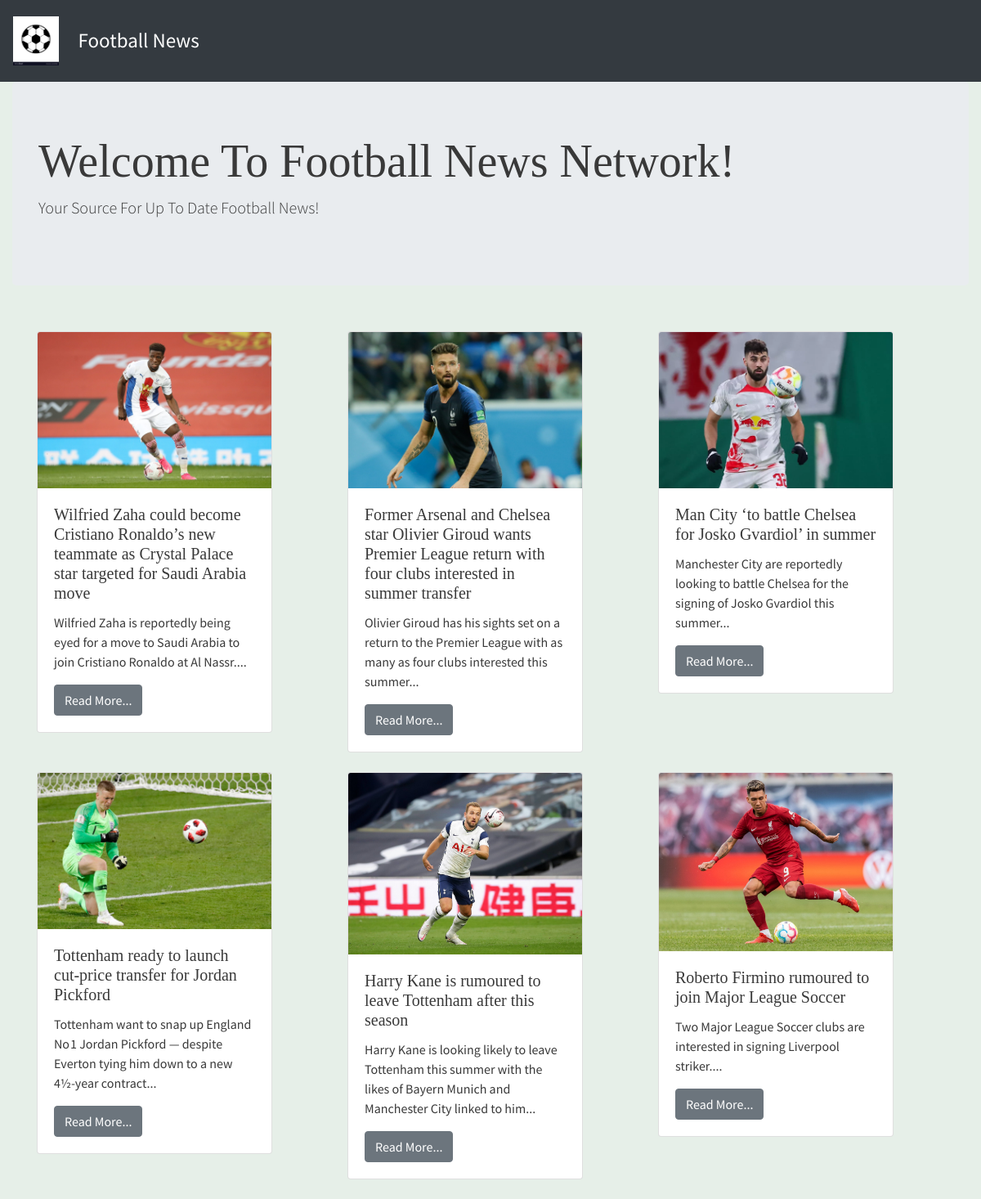
The page / on the database its author committed.
### news/models.py (models this page shows, shortened)
class News(models.Model):
    name = models.CharField(max_length=200)
    title = models.CharField(max_length=200)
    description = models.CharField(max_length=200)
    date_created = models.DateTimeField(auto_now_add=True)
    paragraph1 = models.TextField()
    paragraph2 = models.TextField()
    paragraph3 = models.TextField()
    photo = models.ImageField(blank=True, upload_to="news_photos/%Y/%m/%d", default=None)
    def get_absolute_url(self):
        return reverse('news:news_detail', args=[self.id])

### news/views.py (the view)
# urls.py: path('', views.news_list, name='news_list'),
def news_list(request, category_slug=None):
    news = News.objects.order_by('-date_created')
    return render(request, 'news_list.html', {'news': news})

### news/templates/news_list.html
{% extends 'base.html' %}
{% block content %}
  <div class="jumbotron">
    <h1 class="display-4">Welcome To Football News Network!</h1>
    <p class="lead">Your Source For Up To Date Football News!</p>
  </div>
  <br/>
  <div class="container">
    <div class="row">
      {% for news_item in news %}
        <div class="col-sm">
          <div class="card" style="width: 18rem;">
            <img class="card-img-top" src="{{ news_item.photo.url }}" >
            <div class="card-body">
              <h5 class="card-title">{{ news_item.title }}</h5>
              <p class="card-text">{{ news_item.description|slice:"200" }}...</p>
              <a href="{{ news_item.get_absolute_url }}" class="btn btn-secondary">Read More...</a>
            </div>
          </div>
          <br/>
        </div>
      {% endfor %}
    </div>
  </div>
{% endblock %}

### news/templates/base.html (shortened to what this page needs)
<!doctype html>
{% load static %}
<html lang="en">
  <head>
    <link rel="stylesheet" href="https://stackpath.bootstrapcdn.com/bootstrap/4.4.1/css/bootstrap.min.css">
    <link rel="stylesheet" href="https://stackpath.bootstrapcdn.com/bootstrap/4.1.1/css/bootstrap.min.css">
    <link rel="stylesheet" href="https://cdnjs.cloudflare.com/ajax/libs/font-awesome/4.7.0/css/font-awesome.min.css">
    <link rel="stylesheet" href="{% static 'main.css' %}">
  </head>
  <body>
        <nav class="navbar navbar-expand-sm navbar-dark bg-dark sticky-top">
          <a class="navbar-brand" href="/">{% block brand %}<img src="{% static 'logo.png' %}">{% endblock %}</a>
          <div class="collapse navbar-collapse" id="navbarSupportedContent">
            <ul class="navbar-nav mr-auto">
              <li class="nav-item active">
                <a class="nav-link" href="/">Football News <span class="sr-only">(current)</span></a>
              </li>
            </ul>
          </div>
        </nav>
        <div class="container-fluid">
        {% block content %}{% endblock %}
        </div>
  </body>
</html>

### news/static/main.css (style rules this page uses)
.navbar { min-height: 100px; font-size: 25px; }
.navbar-brand { font-size: 25px; }
.navbar-brand > img { height: 60px; }
body { font-family: 'Source Sans Pro', sans-serif; background-color: #e6efe8; color: #393939; }
h1, h2, h3, h4, h5, h6 { font-family: 'Libre Baskerville', serif; }

### rows shown on the page
News: photo (picture), title "Wilfried Zaha could become Cristiano Ronaldo’s new teammate as Crystal Palace star targeted for Saudi Arabia move", description "Wilfried Zaha is reportedly being eyed for a move to Saudi Arabia to join Cristiano Ronaldo at Al Nassr."
News: photo (picture), title "Former Arsenal and Chelsea star Olivier Giroud wants Premier League return with four clubs interested in summer transfer", description "Olivier Giroud has his sights set on a return to the Premier League with as many as four clubs interested this summer"
News: photo (picture), title "Man City ‘to battle Chelsea for Josko Gvardiol’ in summer", description "Manchester City are reportedly looking to battle Chelsea for the signing of Josko Gvardiol this summer"
News: photo (picture), title "Tottenham ready to launch cut-price transfer for Jordan Pickford", description "Tottenham want to snap up England No 1 Jordan Pickford — despite Everton tying him down to a new 4½-year contract"
News: photo (picture), title "Harry Kane is rumoured to leave Tottenham after this season", description "Harry Kane is looking likely to leave Tottenham this summer with the likes of Bayern Munich and Manchester City linked to him"
News: photo (picture), title "Roberto Firmino rumoured to join Major League Soccer", description "Two Major League Soccer clubs are interested in signing Liverpool striker."
